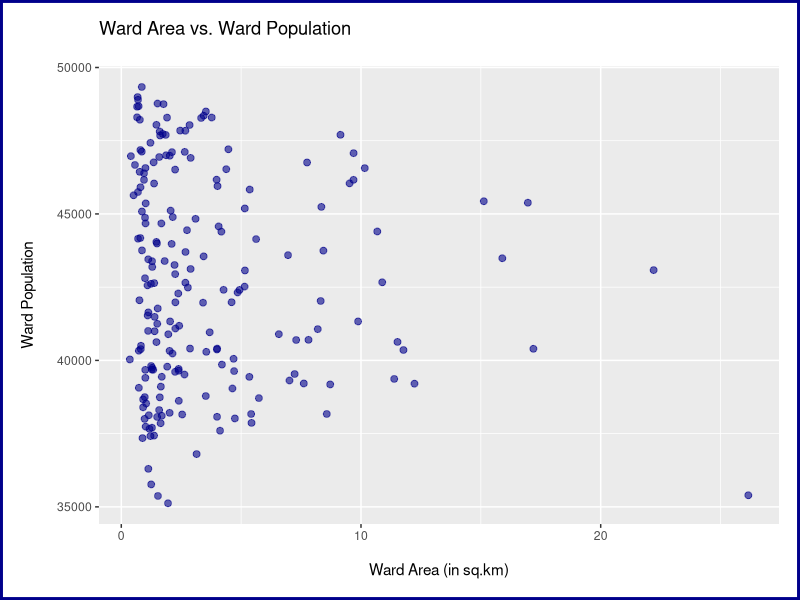
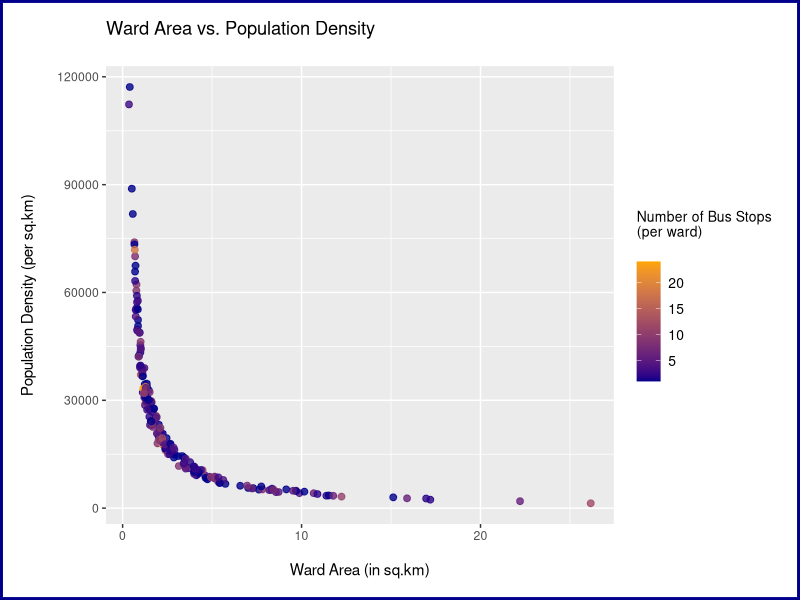
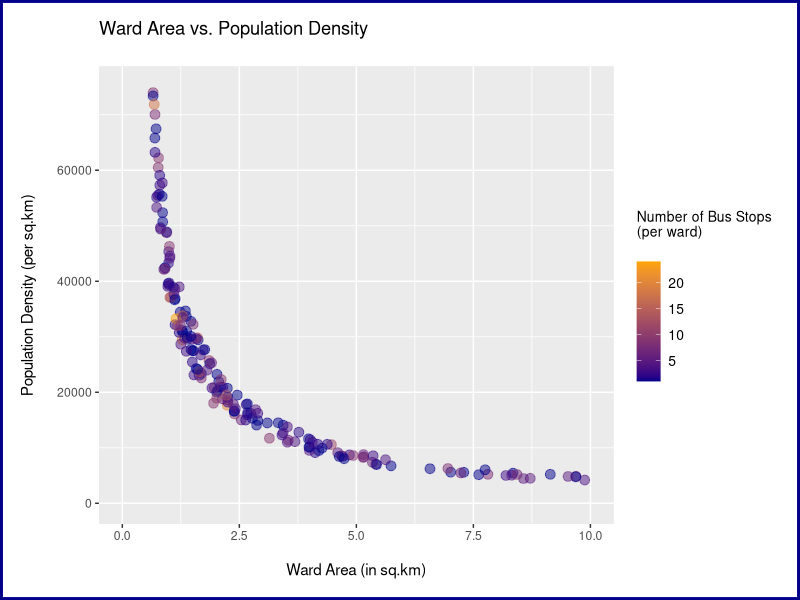
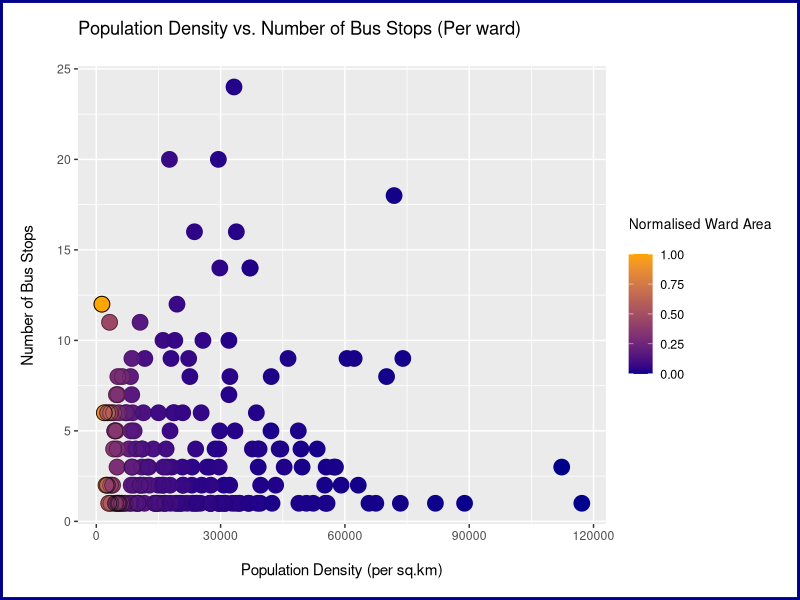
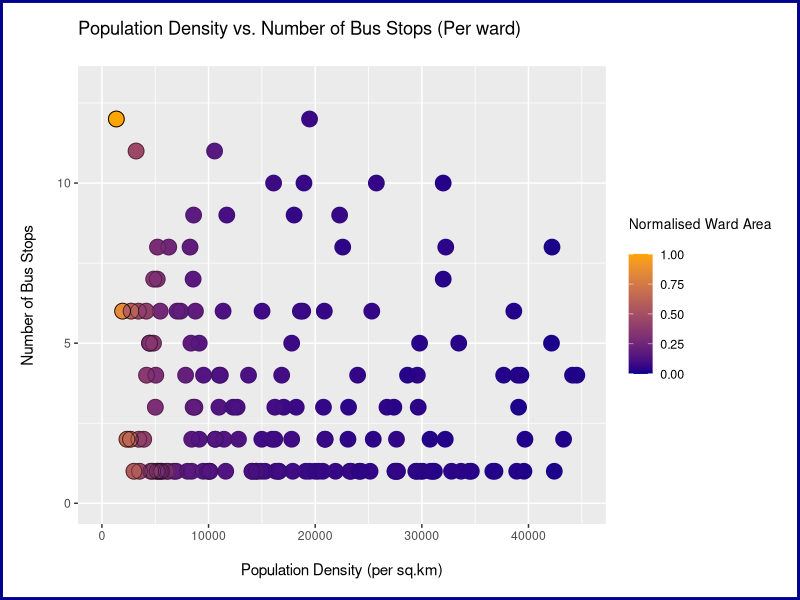
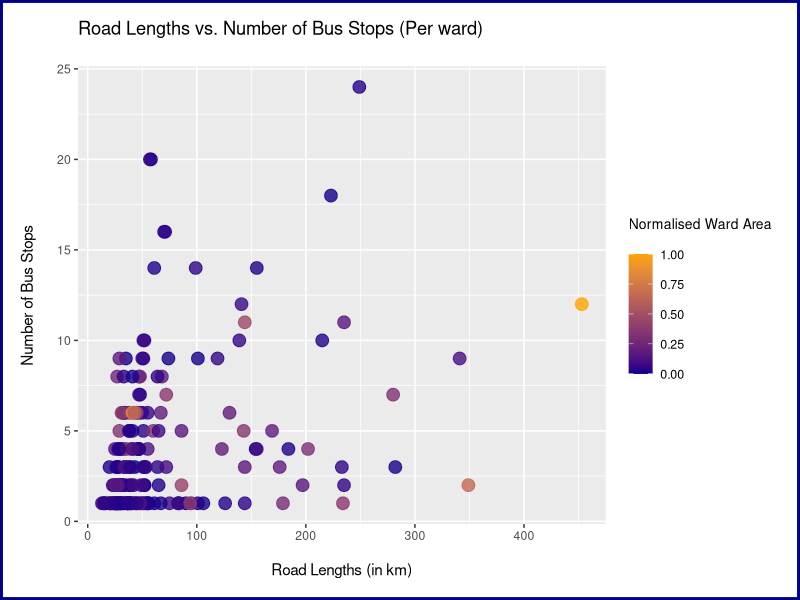
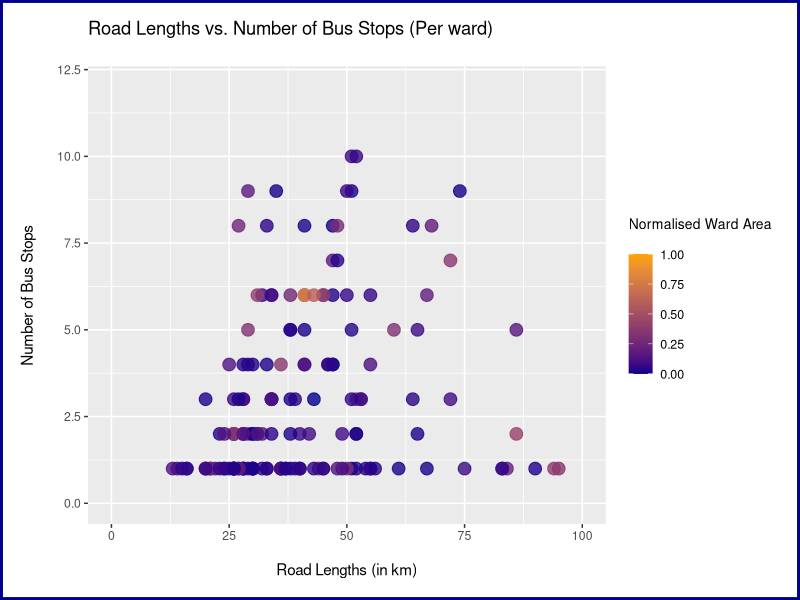

R code for these plots, in order:
## ---- chunk 1
knitr::opts_chunk$set(echo = TRUE)
## ---- chunk 2

library(ggplot2)
library(dplyr)
library(tidyr)

# Load Files

list.files(pattern = ".csv")
ward_data <- read.csv("2014_BBMP_Ward_Details.csv")
bus_stops <- read.csv("2012_Bus_Stops.csv")
roads_data <- read.csv("2016_Ward_Roads.csv")

colnames(ward_data)
colnames(bus_stops)
colnames(roads_data)



# Subset Data

wards <- subset(ward_data, select=c(Ward.No., Ward.Name, Ward.Area..in.sq.km., Total.Population))
colnames(wards) <- c("wardNumber", "wardName", "wardArea", "wardPop")

stops <- subset(bus_stops, select = c(Busstop_Name, Ward_Number))
colnames(stops) <- c("busStops", "wardNos")

roads <- subset(roads_data, select=c(Ward_No, Road.length..kms.))
colnames(roads) <-c("wardNumber", "roadLength")



# Merge dataframes together

roads$wardNumber <- as.numeric(roads$wardNumber)

first_join <- full_join(wards, stops, by=c("wardNumber"="wardNos"))
main_join <- full_join(first_join, roads, by=c("wardNumber"="wardNumber"))


numStops <- main_join %>% count(wardName)

df <- full_join(main_join, numStops, by = "wardName") 

newdf <- subset(df, select=c(wardNumber, wardName, wardArea, wardPop, roadLength,n))
newdf <- na.omit(newdf)
newdf$roadLength <- as.numeric(newdf$roadLength)

str(newdf)

# Add columns of population density, normalised population, normalised area

finaldf <- newdf %>%  mutate(popDensity = newdf$wardPop/newdf$wardArea) %>% 
  mutate(normPop=(newdf$wardPop-35122)/14213) %>% 
  mutate(normArea=(newdf$wardArea-0.3564)/25.8022)

finaldf <- unique(finaldf)


## ---- chunk 3
g <- ggplot(data = finaldf, 
            aes(x = wardArea, y = wardPop))
g + geom_point(colour="darkblue", alpha=0.6, size=2) +
  labs(title = "Ward Area vs. Ward Population\n", x = "\nWard Area (in sq.km)", y = "Ward Population\n") + 
  theme(plot.margin = margin(15,15,15,15), plot.background = element_rect(colour = "darkblue", fill=NA, size=2))

## ---- chunk 4

finaldf$n <- as.numeric(finaldf$n)
h <- ggplot(data = finaldf, 
            aes(x = wardArea, y = popDensity, colour=n))
h + geom_point(size=2, alpha=0.8) + scale_color_gradient(low = "darkblue", high = "orange") + 
  labs(title = "Ward Area vs. Population Density\n", x = "\nWard Area (in sq.km)", y = "Population Density (per sq.km)\n", colour = "Number of Bus Stops\n(per ward)\n") + 
  theme(plot.margin = margin(15,15,15,15),legend.text = element_text(size = 10), legend.title = element_text(size = 10), plot.background = element_rect(colour = "darkblue", fill=NA, size=2))

## ---- chunk 5
j <- ggplot(data = finaldf, 
            aes(x = wardArea, y = popDensity, colour=n))
j + geom_point(size=3, alpha=0.5) + scale_color_gradient(low = "darkblue", high = "orange") + 
  xlim(0,10) + ylim(0, 75000) + 
  labs(title = "Ward Area vs. Population Density\n", x = "\nWard Area (in sq.km)", y = "Population Density (per sq.km)\n", colour = "Number of Bus Stops\n(per ward)\n")+ 
  theme(plot.margin = margin(15,15,15,15), legend.text = element_text(size = 10), legend.title = element_text(size = 10), plot.background = element_rect(colour = "darkblue", fill=NA, size=2))

## ---- chunk 6
k <- ggplot(data = finaldf, 
            aes(x = popDensity, y = n, color=normArea))
k + geom_point(alpha=1, size=5) + scale_color_gradient(low = "darkblue", high = "orange") +
  geom_point(colour= "black", fill="white", shape=1, size=5, alpha=finaldf$normArea) +
  labs(title = "Population Density vs. Number of Bus Stops (Per ward)\n", x = "\nPopulation Density (per sq.km)", y = "Number of Bus Stops\n", colour = "Normalised Ward Area\n")+ 
  theme(plot.margin = margin(15,15,15,15), legend.text = element_text(size = 9), legend.title = element_text(size = 10), plot.background = element_rect(colour = "darkblue", fill=NA, size=2))
## ---- chunk 7
m <- ggplot(data = finaldf, 
            aes(x = popDensity, y = n, color=normArea))
m + geom_point(alpha=1, size=5) + scale_color_gradient(low = "darkblue", high = "orange") +
  geom_point(colour= "black", fill="white", shape=1, size=5, alpha=finaldf$normArea) + xlim(0,45000) + ylim(0, 13) + 
  labs(title = "Population Density vs. Number of Bus Stops (Per ward)\n", x = "\nPopulation Density (per sq.km)", y = "Number of Bus Stops\n", colour = "Normalised Ward Area\n")+ 
  theme(plot.margin = margin(15,15,15,15), legend.text = element_text(size = 9), legend.title = element_text(size = 10), plot.background = element_rect(colour = "darkblue", fill=NA, size=2))
## ---- chunk 8

s <- ggplot(data = finaldf, 
            aes(x = roadLength, y = n, color=normArea))
s + geom_point(size=4, alpha=0.8) + scale_color_gradient(low = "darkblue", high = "orange")+
  labs(title = "Road Lengths vs. Number of Bus Stops (Per ward)\n", x = "\nRoad Lengths (in km)", y = "Number of Bus Stops\n", colour = "Normalised Ward Area\n")+ 
  theme(plot.margin = margin(15,15,15,15), legend.text = element_text(size = 9), legend.title = element_text(size = 10), plot.background = element_rect(colour = "darkblue", fill=NA, size=2))
## ---- chunk 9

t <- ggplot(data = finaldf, 
            aes(x = roadLength, y = n, color=normArea))
t + geom_point(size=4, alpha=0.8) + scale_color_gradient(low = "darkblue", high = "orange") + xlim(0,100) + ylim(0,12) +
  labs(title = "Road Lengths vs. Number of Bus Stops (Per ward)\n", x = "\nRoad Lengths (in km)", y = "Number of Bus Stops\n", colour = "Normalised Ward Area\n")+ 
  theme(plot.margin = margin(15,15,15,15), legend.text = element_text(size = 9), legend.title = element_text(size = 10), plot.background = element_rect(colour = "darkblue", fill=NA, size=2))

